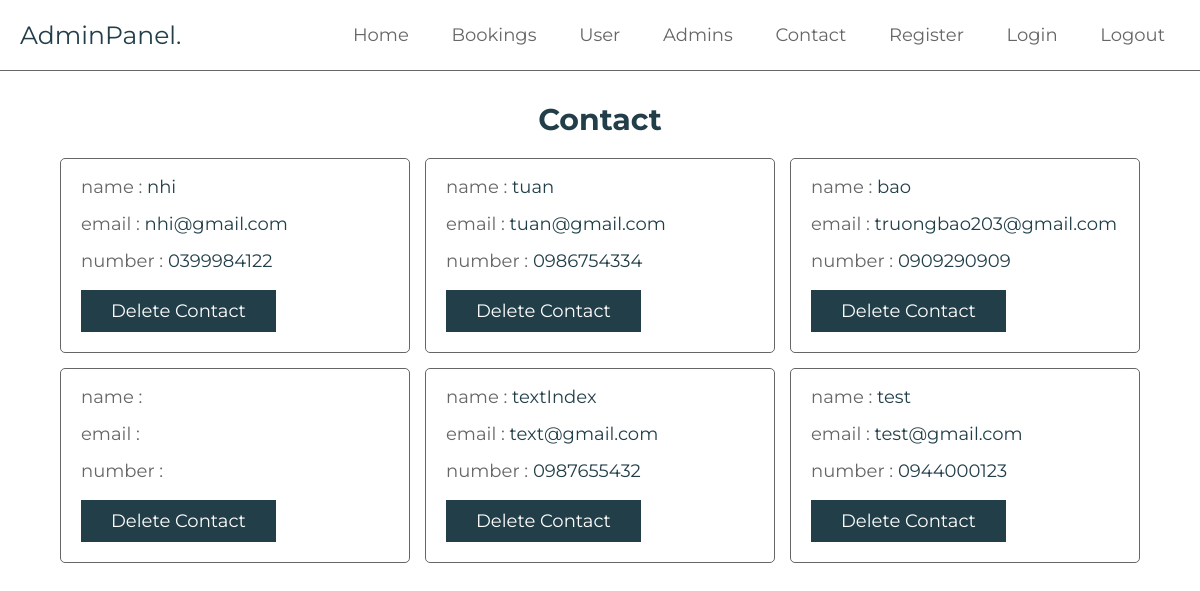
/admin/contact.php (signed in), run on the app's committed database.
### tables this page shows
CREATE TABLE `contact` (
  `id` varchar(20) NOT NULL,
  `email` varchar(255) NOT NULL,
  `name` varchar(255) NOT NULL,
  `number` varchar(255) NOT NULL
);

### admin/contact.php (the view, shortened to what this page needs)
<?php
include '../component/connect.php';
?>
<!DOCTYPE html>
<html lang="en">
<head>
   <link rel="stylesheet" href="https://cdnjs.cloudflare.com/ajax/libs/font-awesome/6.2.0/css/all.min.css">
   <link rel="stylesheet" href="../css/admin_login.css">
</head>
<body>
<?php include '../component/admin_header.php'; ?>
<section class="grid">
   <h1 class="heading">contact</h1>
   <div class="box-container">
   <?php
      $select_contact = $conn->prepare("SELECT * FROM `contact`");
      $select_contact->execute();
      if($select_contact->rowCount() > 0){
         while($fetch_contact = $select_contact->fetch(PDO::FETCH_ASSOC)){
   ?>
   <div class="box">
      <p>name : <span><?= $fetch_contact['name']; ?></span></p>
      <p>email : <span><?= $fetch_contact['email']; ?></span></p>
      <p>number : <span><?= $fetch_contact['number']; ?></span></p>
      <form action="" method="POST">
         <input type="submit" value="delete contact" onclick="return confirm('delete this contact?');" name="delete" class="btn">
      </form>
   </div>
   <?php
      }
      }
   ?>
   </div>
</section>
</body>
</html>

### component/admin_header.php (shortened to what this page needs)
<header class="header">
   <section class="flex">
      <a href="dashboard.php" class="logo">AdminPanel.</a>
      <nav class="navbar">
         <a href="dashboard.php">home</a>
         <a href="booking.php">bookings</a>
         <a href="user.php">user</a>
         <a href="admin.php">admins</a>
         <a href="contact.php">contact</a>
         <a href="register.php">register</a>
         <a href="login.php">login</a>
         <a href="admin_logout.php" onclick="return confirm('logout from this website?');">logout</a>
      </nav>
   </section>
</header>

### css/admin_login.css (style rules this page uses)
:root { --main-color:#223F49; --sub-color:#666; --white:#fff; --border:.1rem solid var(--sub-color); }
* { font-family: 'Montserrat', sans-serif; margin: 0; padding: 0; box-sizing: border-box; outline: none; border: none; text-decoration: none; }
html { font-size: 62.5%; overflow-x: hidden; scroll-behavior: smooth; scroll-padding-top: 2rem; }
section { padding: 3rem 2rem; max-width: 1200px; margin: 0 auto; }
.heading { margin-bottom: 2rem; text-align: center; text-transform: capitalize; color: var(--main-color); font-size: 3rem; }
.btn { display: inline-block; cursor: pointer; padding: 1rem 3rem; font-size: 1.8rem; color: var(--white); text-align: center; text-transform: capitalize; transition: .2s linear; margin-top: 1rem; background-color: var(--main-color); }
.header { border-bottom: var(--border); position: sticky; top: 0; left: 0; right: 0; background-color: var(--white); z-index: 1000; }
.header .flex { padding:2rem; display: flex; align-items: center; justify-content: space-between; position: relative; }
.header .flex .logo { font-size: 2.5rem; color: var(--main-color); }
.header .flex .navbar a { margin-left: 1rem; font-size: 1.8rem; color: var(--sub-color); padding: .5rem 1.5rem; border-radius: .5rem; text-transform: capitalize; }
.grid .box-container { display: grid; grid-template-columns: repeat(auto-fit, 35rem); align-items: flex-start; justify-content: center; gap: 1.5rem; }
.grid .box-container .box { border-radius: .5rem; padding: 2rem; padding-top: 1rem; border: var(--border); overflow-x: hidden; }
.grid .box-container .box p { line-height: 1.5; padding: .5rem 0; font-size: 1.8rem; color: var(--sub-color); white-space: pre-line; text-overflow: ellipsis; overflow-x: hidden; }
.grid .box-container .box p span { color: var(--main-color); }

### data on the page
contact: name "nhi", email "nhi@gmail.com", number "0399984122"
contact: name "tuan", email "tuan@gmail.com", number "0986754334"
contact: name "bao", email "truongbao203@gmail.com", number "0909290909"
contact: name "textIndex", email "text@gmail.com", number "0987655432"
contact: name "test", email "test@gmail.com", number "0944000123"
